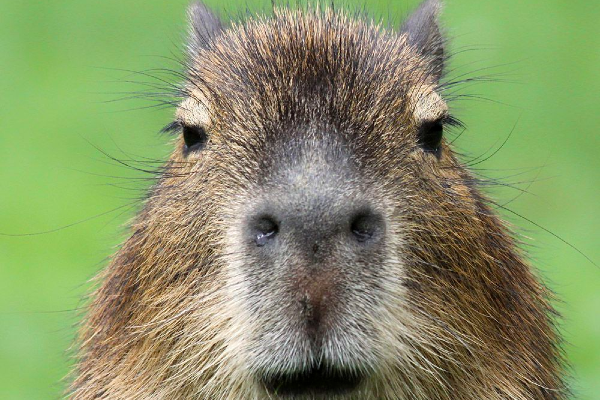
#> input picture Learn PYTHON_Python OGREN/11_Yapay Zeka Artificial Intelligence/opencv_projects/images/square1_600x400.png, 600 x 400 px
$ python 'opencv_38 bitwise_or.py'
#> lines starting #> are read from the running program, lines starting #| are printed output that depends on the picture
# bitwise_or: Birisi beyaz ise beyaz yap.
import cv2

r1 = cv2.imread("images/square1_600x400.png")
#> r1 is the input picture: shape (400, 600, 3); mean B, G, R 103.2, 147.4, 135.1
r2 = cv2.imread("images/ornekresim01_600x400.png")
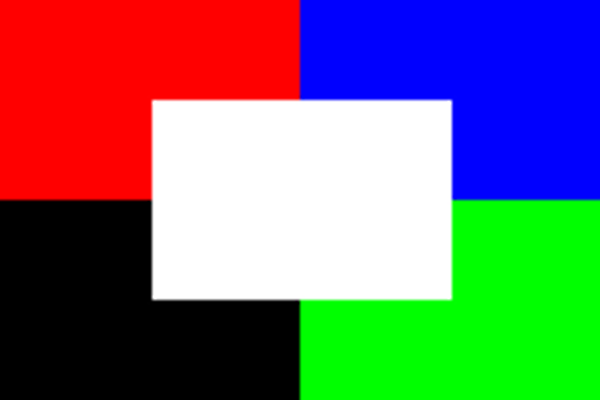
#> input picture Learn PYTHON_Python OGREN/11_Yapay Zeka Artificial Intelligence/opencv_projects/images/ornekresim01_600x400.png, 600 x 400 px
#> r2 is the input picture: shape (400, 600, 3); mean B, G, R 111.4, 111.4, 111.8

bitwise_or_ile = cv2.bitwise_or(r1, r2)
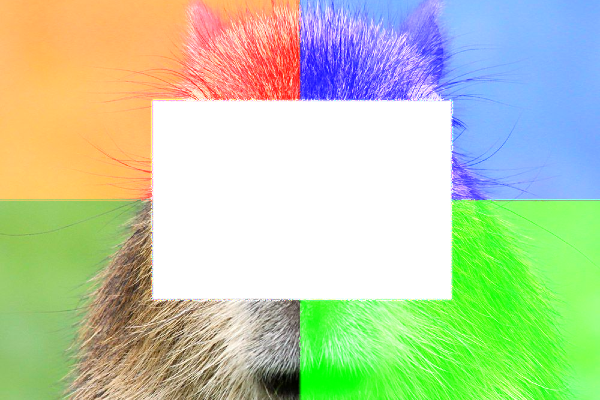
#> bitwise_or_ile: shape (400, 600, 3); mean B, G, R 168.1, 206.6, 187.3

cv2.imshow("Orjinal1 ", r1)
cv2.imshow("Orjinal2 ", r2)
cv2.imshow("bitwise_or_sekli ", bitwise_or_ile)

cv2.waitKey(0)
cv2.destroyAllWindows()
